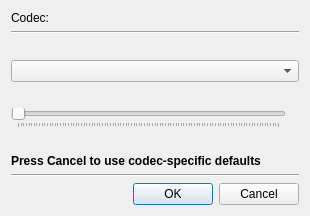
<?xml version="1.0" encoding="UTF-8"?>
<ui version="4.0">
 <class>WriteOptions</class>
 <widget class="QDialog" name="WriteOptions">
  <property name="geometry">
   <rect>
    <x>0</x>
    <y>0</y>
    <width>310</width>
    <height>216</height>
   </rect>
  </property>
  <property name="windowTitle">
   <string>Write options tuning</string>
  </property>
  <layout class="QGridLayout" name="gridLayout">
   <item row="0" column="1">
    <widget class="QLabel" name="labelCodec">
     <property name="sizePolicy">
      <sizepolicy hsizetype="Preferred" vsizetype="Preferred">
       <horstretch>1</horstretch>
       <verstretch>0</verstretch>
      </sizepolicy>
     </property>
     <property name="font">
      <font>
       <weight>75</weight>
       <bold>true</bold>
      </font>
     </property>
    </widget>
   </item>
   <item row="1" column="0" colspan="2">
    <widget class="Line" name="line_2">
     <property name="orientation">
      <enum>Qt::Horizontal</enum>
     </property>
    </widget>
   </item>
   <item row="3" column="0" colspan="2">
    <widget class="QComboBox" name="comboColor"/>
   </item>
   <item row="9" column="0" colspan="2">
    <widget class="QDialogButtonBox" name="buttonBox">
     <property name="orientation">
      <enum>Qt::Horizontal</enum>
     </property>
     <property name="standardButtons">
      <set>QDialogButtonBox::Cancel|QDialogButtonBox::Ok</set>
     </property>
    </widget>
   </item>
   <item row="5" column="0" colspan="2">
    <layout class="QHBoxLayout" name="horizontalLayout">
     <item>
      <widget class="QSlider" name="sliderCompression">
       <property name="orientation">
        <enum>Qt::Horizontal</enum>
       </property>
       <property name="invertedAppearance">
        <bool>false</bool>
       </property>
       <property name="tickPosition">
        <enum>QSlider::TicksBelow</enum>
       </property>
      </widget>
     </item>
     <item>
      <widget class="QLabel" name="labelCompressionValue">
       <property name="font">
        <font>
         <weight>75</weight>
         <bold>true</bold>
        </font>
       </property>
      </widget>
     </item>
    </layout>
   </item>
   <item row="2" column="0" colspan="2">
    <widget class="QLabel" name="labelColor">
     <property name="text">
      <string/>
     </property>
    </widget>
   </item>
   <item row="6" column="1">
    <spacer name="verticalSpacer">
     <property name="orientation">
      <enum>Qt::Vertical</enum>
     </property>
     <property name="sizeHint" stdset="0">
      <size>
       <width>20</width>
       <height>0</height>
      </size>
     </property>
    </spacer>
   </item>
   <item row="4" column="0" colspan="2">
    <widget class="QLabel" name="labelCompression"/>
   </item>
   <item row="8" column="0" colspan="2">
    <widget class="Line" name="line">
     <property name="orientation">
      <enum>Qt::Horizontal</enum>
     </property>
    </widget>
   </item>
   <item row="0" column="0">
    <widget class="QLabel" name="label">
     <property name="text">
      <string>Codec:</string>
     </property>
    </widget>
   </item>
   <item row="7" column="0" colspan="2">
    <widget class="QLabel" name="label_2">
     <property name="font">
      <font>
       <weight>75</weight>
       <bold>true</bold>
      </font>
     </property>
     <property name="text">
      <string>Press Cancel to use codec-specific defaults</string>
     </property>
    </widget>
   </item>
  </layout>
 </widget>
 <tabstops>
  <tabstop>comboColor</tabstop>
  <tabstop>sliderCompression</tabstop>
 </tabstops>
 <resources/>
 <connections>
  <connection>
   <sender>buttonBox</sender>
   <signal>accepted()</signal>
   <receiver>WriteOptions</receiver>
   <slot>accept()</slot>
   <hints>
    <hint type="sourcelabel">
     <x>248</x>
     <y>254</y>
    </hint>
    <hint type="destinationlabel">
     <x>157</x>
     <y>274</y>
    </hint>
   </hints>
  </connection>
  <connection>
   <sender>buttonBox</sender>
   <signal>rejected()</signal>
   <receiver>WriteOptions</receiver>
   <slot>reject()</slot>
   <hints>
    <hint type="sourcelabel">
     <x>316</x>
     <y>260</y>
    </hint>
    <hint type="destinationlabel">
     <x>286</x>
     <y>274</y>
    </hint>
   </hints>
  </connection>
 </connections>
 <designerdata>
  <property name="gridDeltaX">
   <number>5</number>
  </property>
  <property name="gridDeltaY">
   <number>5</number>
  </property>
  <property name="gridSnapX">
   <bool>true</bool>
  </property>
  <property name="gridSnapY">
   <bool>true</bool>
  </property>
  <property name="gridVisible">
   <bool>true</bool>
  </property>
 </designerdata>
</ui>
